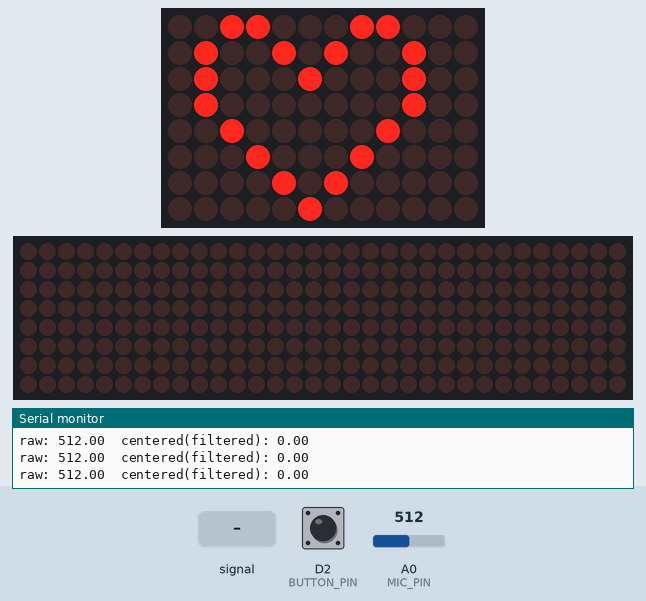
The sketch below on a simulated Arduino Uno R4 WiFi. On the bench: 12×8 LED matrix, 32×8 LED matrix, the last lines printed to the serial monitor. Inputs (shaded band) come from the test bench; at power-on: D2 (BUTTON_PIN) HIGH, A0 (MIC_PIN) = 512.

Above: at 1.2 s.
1.3 s: A0 (MIC_PIN) fed a 50 Hz sine of ±306 counts around its level
At 3.4 s:
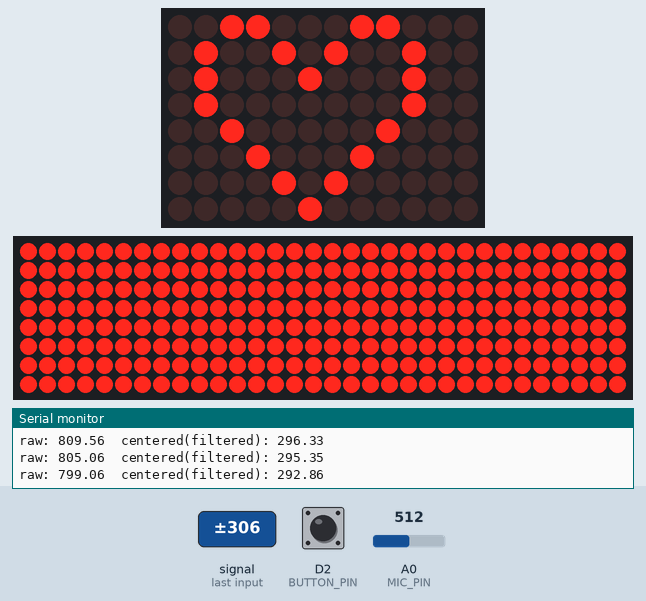
3.6 s: D2 (BUTTON_PIN) pulled LOW for 0.15 s
At 4.27 s:
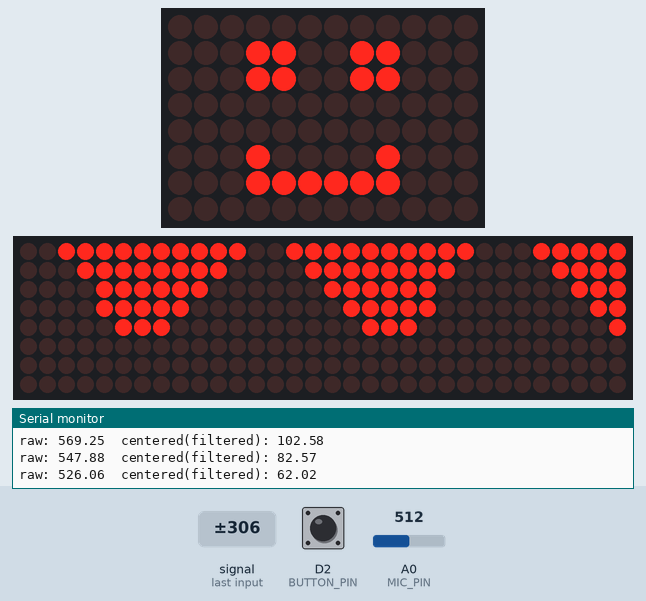
4.3 s: A0 (MIC_PIN) set to 490
At 5.3 s:
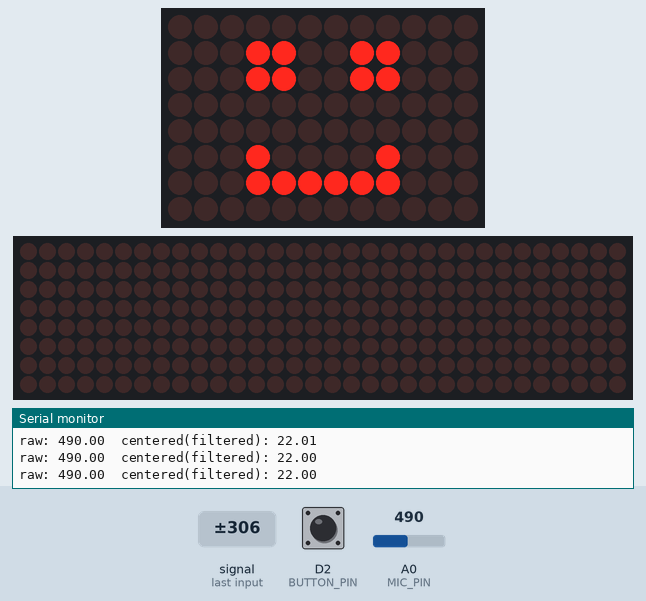
5.9 s: A0 (MIC_PIN) fed a 200 Hz sine of ±81 counts around its level
At 6.27 s:
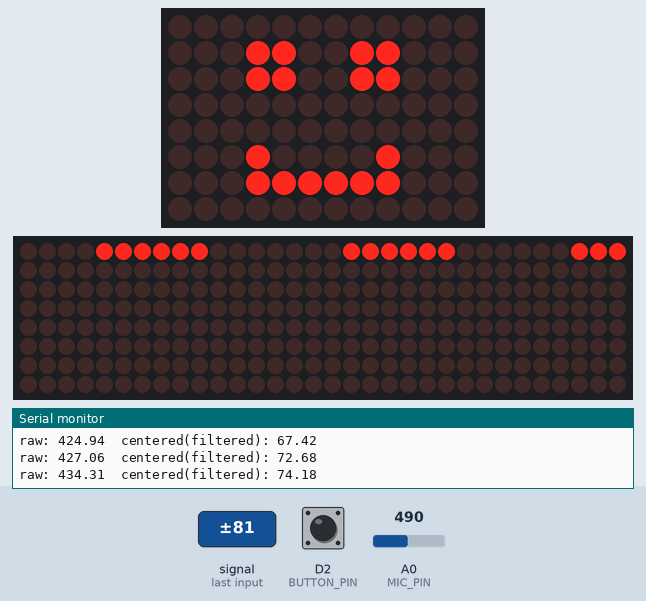
8.7 s: D2 (BUTTON_PIN) pulled LOW for 1 s
At 8.89 s:
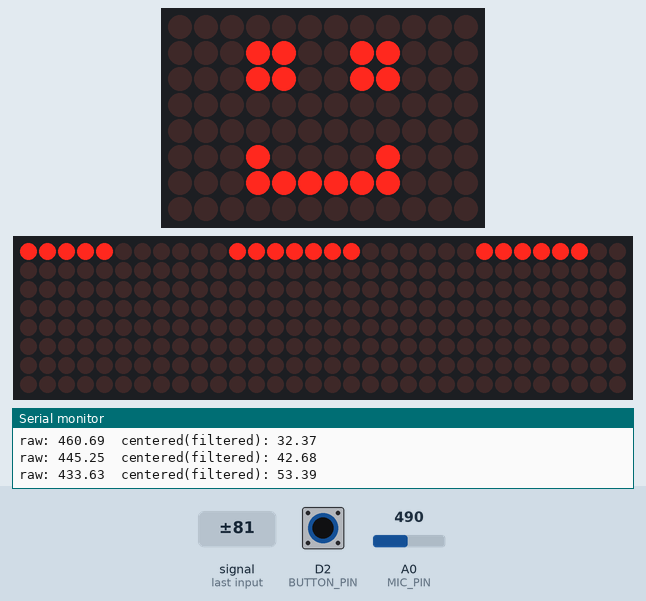
10.3 s: A0 (MIC_PIN) fed a 2 Hz sine of ±306 counts around its level
At 11.33 s:
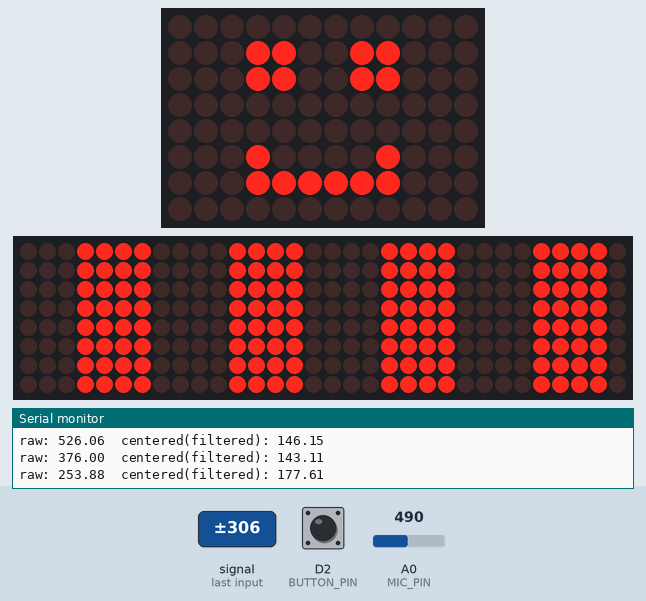
Timing chart, 0 to 13.3 s (numbered marks = the images above; inputs shaded):
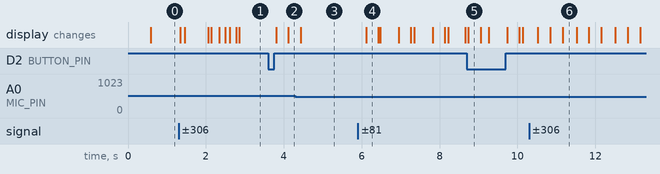

The sketch:

audio_visualizer.ino
```cpp
#include <LedControl.h>            // External MAX7219 matrix
#include "Arduino_LED_Matrix.h"    // On-board UNO R4 matrix
#include <math.h>                  // for sin()

// -------------------- ON-BOARD MATRIX OBJECT --------------------
ArduinoLEDMatrix builtInMatrix;

// -------------------- PINS & CONSTANTS --------------------
const int DIN_PIN    = 11;  // MAX7219 DIN
const int CLK_PIN    = 13;  // MAX7219 CLK
const int CS_PIN     = 10;  // MAX7219 CS / LOAD
const int NUM_MATS   = 4;   // 4 chained 8x8 blocks => 32x8 display

const int MIC_PIN    = A0;  // microphone OUT
const int BUTTON_PIN = 2;   // mode button (other leg to GND)

// 🔊 Audio tuning – reactive but not insane
const float QUIET_THRESHOLD = 25.0;   // was 20.0 – ignore more tiny buzz  // <<<
const float MAX_LEVEL_DIFF  = 180.0;  // reach full bar at lower volume

// -------------------- GLOBALS --------------------
LedControl lc(DIN_PIN, CLK_PIN, CS_PIN, NUM_MATS);

int   currentMode   = 0;     // 0 = bar, 1 = wave, 2 = pulse
const int NUM_MODES = 3;

float smoothedLevel     = 0;     // shared by all modes
float filteredCentered  = 0;     // for software filtering of noise      // <<<
int   lastButton        = HIGH;

const int TOTAL_COLUMNS = NUM_MATS * 8;

// Mic baseline calibration
bool  baselineSet   = false;
long  calibSum      = 0;
long  calibCount    = 0;
float baseline      = 512.0;

// Animation state
float wavePhase = 0.0;       // for sine wave visualizer
int   pulseStep = 0;         // for square pulse visualizer

// -------------------- ON-BOARD MATRIX FRAMES (from Arduino docs) --------------------
// "happy" (smiley face)
const uint32_t HAPPY_FRAME[] = {
  0x00019819,
  0x80000001,
  0x0081f8000
};

// "heart"
const uint32_t HEART_FRAME[] = {
  0x3184a444,
  0x44042081,
  0x100a0040
};

// -------------------- DRAW ONBOARD MATRIX BASED ON MODE --------------------
void drawBuiltInMatrix(int mode) {
  if (mode == 0) {
    // Mode 0 = heart (bar visualizer)
    builtInMatrix.loadFrame(HEART_FRAME);
  } else {
    // Mode 1 & 2 = smiley (non-bar modes)
    builtInMatrix.loadFrame(HAPPY_FRAME);
  }
}

// -------------------- MODE 0: SOLID BAR ON EXTERNAL MATRIX --------------------
void showMode0(int barHeight) {
  for (int d = 0; d < NUM_MATS; d++) {
    for (int row = 0; row < 8; row++) {
      // logical bottom(0) to top(7)
      int  rowBottom = 7 - row;
      byte value     = (rowBottom < barHeight) ? 0xFF : 0x00;  // full row on or off

      // flip physical row so bars grow UP on your mounted panel
      lc.setRow(d, 7 - row, value);
    }
  }
}

// -------------------- MODE 1: SINE WAVE VISUALIZER --------------------
void showWaveMode(int barHeight) {
  for (int d = 0; d < NUM_MATS; d++) {
    for (int row = 0; row < 8; row++) {
      int  rowBottom = 7 - row;   // logical bottom index
      byte value     = 0;

      for (int c = 0; c < 8; c++) {
        int globalCol = d * 8 + c;

        // Wave factor based on column + phase (0..1)
        float angle  = wavePhase + globalCol * 0.5;         // spacing of the wave
        float factor = (sin(angle) + 1.0) / 2.0;            // map -1..1 -> 0..1

        // Local column height: scaled by current barHeight
        int colHeight = (int)(barHeight * factor + 0.5);
        if (colHeight > 8) colHeight = 8;
        if (colHeight < 0) colHeight = 0;

        if (rowBottom < colHeight) {
          bitSet(value, c);
        }
      }

      // Flip physical row so wave peaks go UP
      lc.setRow(d, 7 - row, value);
    }
  }
}

// -------------------- MODE 2: SQUARE PULSE WAVE VISUALIZER --------------------
void showPulseMode(int barHeight) {
  for (int d = 0; d < NUM_MATS; d++) {
    for (int row = 0; row < 8; row++) {
      int  rowBottom = 7 - row;   // logical bottom
      byte value     = 0;

      for (int c = 0; c < 8; c++) {
        int globalCol = d * 8 + c;

        // Square wave pattern in space: blocks of 4 columns on, 4 off
        bool high = ((globalCol + pulseStep) % 8) < 4;

        // When "high", show full barHeight; when "low", show nothing
        int colHeight = high ? barHeight : 0;
        if (colHeight > 8) colHeight = 8;

        if (rowBottom < colHeight) {
          bitSet(value, c);
        }
      }

      // Flip physical row so pulses go UP
      lc.setRow(d, 7 - row, value);
    }
  }
}

// -------------------- SETUP --------------------
void setup() {
  pinMode(BUTTON_PIN, INPUT_PULLUP);

  // Init external MAX7219 matrices
  for (int d = 0; d < NUM_MATS; d++) {
    lc.shutdown(d, false);     // wake up
    lc.setIntensity(d, 8);     // brightness 0–15
    lc.clearDisplay(d);
  }

  // Init built-in matrix
  builtInMatrix.begin();

  Serial.begin(9600);
  Serial.println("Calibrating microphone baseline... stay quiet for a moment.");
}

// -------------------- LOOP --------------------
void loop() {
  // --- Button: change modes ---
  int button = digitalRead(BUTTON_PIN);
  if (button == LOW && lastButton == HIGH) {
    currentMode = (currentMode + 1) % NUM_MODES;  // 0 → 1 → 2 → 0 ...
    delay(200);   // debounce
  }
  lastButton = button;

  // ---------- STEP 1: BASELINE CALIBRATION (once at start) ----------
  if (!baselineSet) {
    int reading = analogRead(MIC_PIN);
    calibSum   += reading;
    calibCount++;

    if (calibCount >= 500) {   // ~500 samples
      baseline    = (float)calibSum / (float)calibCount;
      baselineSet = true;
      Serial.print("Baseline set to: ");
      Serial.println(baseline);
    }

    delay(1);
    return;  // don’t do visualizer until baseline is set
  }

  // ---------- STEP 2: READ MIC & CENTER ----------
  long sum = 0;
  for (int i = 0; i < 16; i++) {
    sum += analogRead(MIC_PIN);
  }

  float raw      = sum / 16.0;
  float centered = raw - baseline;
  if (centered < 0) centered = -centered;   // abs()

  // 🧼 SOFTWARE LOW-PASS FILTER TO REDUCE BUZZ / JITTER  // <<<
  filteredCentered = 0.7 * filteredCentered + 0.3 * centered;  // smooth
  centered         = filteredCentered;                          // use filtered value

  // Debug (can be commented out later)
  Serial.print("raw: ");
  Serial.print(raw);
  Serial.print("  centered(filtered): ");
  Serial.println(centered);

  // ---------- STEP 3: BAR VALUE (live, beat-reactive) ----------
  float levelAbove = 0;
  if (centered > QUIET_THRESHOLD) {
    levelAbove = centered - QUIET_THRESHOLD;
  }

  if (levelAbove <= 0) {
    // quiet → decay but not instantly dead
    smoothedLevel *= 0.35;   // smaller → faster drop, bigger → smoother
  } else {
    // sound → strong, fast attack
    smoothedLevel = 0.3 * smoothedLevel + 0.7 * levelAbove;
  }

  if (smoothedLevel < 1.0) smoothedLevel = 0;

  float fractionBar = smoothedLevel / MAX_LEVEL_DIFF;
  if (fractionBar < 0)   fractionBar = 0;
  if (fractionBar > 1.0) fractionBar = 1.0;
  int barHeight = (int)(fractionBar * 8.0 + 0.5);   // 0–8

  // ---------- STEP 4: EXTERNAL MATRIX OUTPUT ----------
  if (currentMode == 0) {
    // Mode 0: solid bar visualizer
    showMode0(barHeight);
  } else if (currentMode == 1) {
    // Mode 1: moving sine wave visualizer
    showWaveMode(barHeight);

    wavePhase += 0.25;   // speed of sine wave motion
    if (wavePhase > 6.28318) { // ~2π
      wavePhase -= 6.28318;
    }
  } else {
    // Mode 2: square pulse wave visualizer
    showPulseMode(barHeight);

    pulseStep++;         // speed of pulse movement
    if (pulseStep >= 8) {
      pulseStep = 0;
    }
  }

  // ---------- STEP 5: ONBOARD MATRIX ICON ----------
  drawBuiltInMatrix(currentMode);

  delay(30);
}
```

Measured:
- after the input at 1.3 s, the display: first changes at once (image 1 shows a later state)
- after the input at 3.6 s, the display: first changes after 0.21 s (image 2 shows a later state)
- after the input at 4.3 s, the display: changes after 0.14 s (image 3)
- after the input at 5.9 s, the display: changes after 0.22 s (image 4)
- after the input at 8.7 s, the display: changes at once (image 5)
- after the input at 10.3 s, the display: first changes after 0.22 s (image 6 shows a later state)
